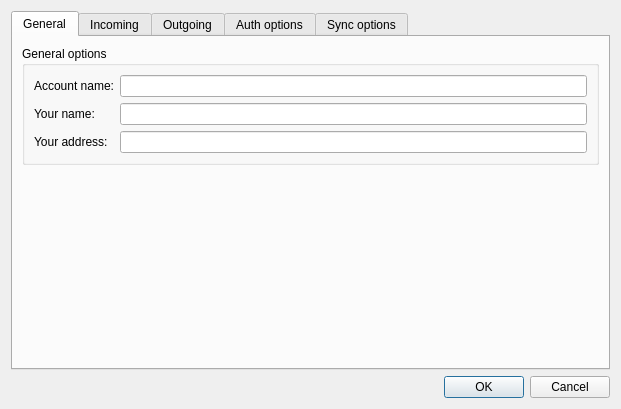
<?xml version="1.0" encoding="UTF-8"?>
<ui version="4.0">
 <class>AccountConfigDialog</class>
 <widget class="QDialog" name="AccountConfigDialog">
  <property name="geometry">
   <rect>
    <x>0</x>
    <y>0</y>
    <width>621</width>
    <height>355</height>
   </rect>
  </property>
  <property name="windowTitle">
   <string>Account configuration</string>
  </property>
  <layout class="QVBoxLayout" name="verticalLayout_4">
   <item>
    <widget class="QTabWidget" name="tabWidget">
     <property name="currentIndex">
      <number>0</number>
     </property>
     <widget class="QWidget" name="tab">
      <attribute name="title">
       <string>General</string>
      </attribute>
      <layout class="QVBoxLayout" name="verticalLayout_2">
       <item>
        <widget class="QGroupBox" name="groupBox">
         <property name="title">
          <string>General options</string>
         </property>
         <layout class="QFormLayout" name="formLayout">
          <property name="fieldGrowthPolicy">
           <enum>QFormLayout::ExpandingFieldsGrow</enum>
          </property>
          <item row="0" column="0">
           <widget class="QLabel" name="label">
            <property name="text">
             <string>Account name:</string>
            </property>
           </widget>
          </item>
          <item row="0" column="1">
           <widget class="QLineEdit" name="AccName_"/>
          </item>
          <item row="1" column="0">
           <widget class="QLabel" name="label_10">
            <property name="text">
             <string>Your name:</string>
            </property>
           </widget>
          </item>
          <item row="1" column="1">
           <widget class="QLineEdit" name="UserName_"/>
          </item>
          <item row="2" column="0">
           <widget class="QLabel" name="label_11">
            <property name="text">
             <string>Your address:</string>
            </property>
           </widget>
          </item>
          <item row="2" column="1">
           <widget class="QLineEdit" name="UserEmail_"/>
          </item>
         </layout>
        </widget>
       </item>
       <item>
        <spacer name="verticalSpacer_2">
         <property name="orientation">
          <enum>Qt::Vertical</enum>
         </property>
         <property name="sizeHint" stdset="0">
          <size>
           <width>20</width>
           <height>40</height>
          </size>
         </property>
        </spacer>
       </item>
      </layout>
     </widget>
     <widget class="QWidget" name="tab_4">
      <attribute name="title">
       <string>Incoming</string>
      </attribute>
      <layout class="QVBoxLayout" name="verticalLayout">
       <item>
        <widget class="QGroupBox" name="groupBox_4">
         <property name="title">
          <string>Incoming options</string>
         </property>
         <layout class="QFormLayout" name="formLayout_5">
          <property name="fieldGrowthPolicy">
           <enum>QFormLayout::ExpandingFieldsGrow</enum>
          </property>
          <item row="0" column="0">
           <widget class="QLabel" name="label_2">
            <property name="text">
             <string>Login:</string>
            </property>
           </widget>
          </item>
          <item row="0" column="1">
           <widget class="QLineEdit" name="InLogin_"/>
          </item>
         </layout>
        </widget>
       </item>
       <item>
        <widget class="QGroupBox" name="groupBox_3">
         <property name="title">
          <string>Connection</string>
         </property>
         <layout class="QVBoxLayout" name="verticalLayout_7">
          <item>
           <layout class="QFormLayout" name="formLayout_2">
            <item row="0" column="0">
             <widget class="QLabel" name="label_3">
              <property name="text">
               <string>Host:</string>
              </property>
             </widget>
            </item>
            <item row="0" column="1">
             <widget class="QLineEdit" name="InHost_"/>
            </item>
            <item row="1" column="0">
             <widget class="QLabel" name="label_4">
              <property name="text">
               <string>Port:</string>
              </property>
             </widget>
            </item>
            <item row="1" column="1">
             <widget class="QSpinBox" name="InPort_">
              <property name="minimum">
               <number>1</number>
              </property>
              <property name="maximum">
               <number>65535</number>
              </property>
              <property name="value">
               <number>998</number>
              </property>
             </widget>
            </item>
            <item row="2" column="0">
             <widget class="QLabel" name="label_13">
              <property name="text">
               <string>Security:</string>
              </property>
             </widget>
            </item>
            <item row="2" column="1">
             <layout class="QHBoxLayout" name="horizontalLayout_2">
              <item>
               <widget class="QComboBox" name="InSecurityType_">
                <item>
                 <property name="text">
                  <string>TLS/STARTTLS</string>
                 </property>
                </item>
                <item>
                 <property name="text">
                  <string>SSL</string>
                 </property>
                </item>
               </widget>
              </item>
              <item>
               <widget class="QCheckBox" name="InSecurityRequired_">
                <property name="text">
                 <string>Required</string>
                </property>
               </widget>
              </item>
             </layout>
            </item>
           </layout>
          </item>
          <item>
           <widget class="QCheckBox" name="UseSASL_">
            <property name="text">
             <string>Use SASL</string>
            </property>
           </widget>
          </item>
          <item>
           <widget class="QCheckBox" name="SASLRequired_">
            <property name="text">
             <string>SASL required</string>
            </property>
           </widget>
          </item>
         </layout>
        </widget>
       </item>
       <item>
        <widget class="QGroupBox" name="groupBox_5">
         <property name="title">
          <string>Connection options</string>
         </property>
         <layout class="QFormLayout" name="formLayout_7">
          <item row="0" column="0">
           <widget class="QLabel" name="label_5">
            <property name="text">
             <string>Keep-alive interval:</string>
            </property>
           </widget>
          </item>
          <item row="0" column="1">
           <widget class="QSpinBox" name="KeepAliveInterval_">
            <property name="suffix">
             <string> s</string>
            </property>
            <property name="minimum">
             <number>10</number>
            </property>
            <property name="maximum">
             <number>300</number>
            </property>
            <property name="value">
             <number>60</number>
            </property>
           </widget>
          </item>
         </layout>
        </widget>
       </item>
       <item>
        <spacer name="verticalSpacer_4">
         <property name="orientation">
          <enum>Qt::Vertical</enum>
         </property>
         <property name="sizeHint" stdset="0">
          <size>
           <width>20</width>
           <height>40</height>
          </size>
         </property>
        </spacer>
       </item>
      </layout>
     </widget>
     <widget class="QWidget" name="tab_2">
      <attribute name="title">
       <string>Outgoing</string>
      </attribute>
      <layout class="QVBoxLayout" name="verticalLayout_5">
       <item>
        <widget class="QGroupBox" name="groupBox_2">
         <property name="title">
          <string>Outgoing options</string>
         </property>
         <layout class="QFormLayout" name="formLayout_3">
          <item row="0" column="0">
           <widget class="QLabel" name="label_6">
            <property name="text">
             <string>Type:</string>
            </property>
           </widget>
          </item>
          <item row="0" column="1">
           <widget class="QComboBox" name="OutType_">
            <item>
             <property name="text">
              <string>SMTP</string>
             </property>
            </item>
            <item>
             <property name="text">
              <string>Sendmail</string>
             </property>
            </item>
           </widget>
          </item>
          <item row="1" column="0">
           <widget class="QLabel" name="label_7">
            <property name="text">
             <string>Address:</string>
            </property>
           </widget>
          </item>
          <item row="1" column="1">
           <widget class="QLineEdit" name="OutAddress_"/>
          </item>
          <item row="2" column="0">
           <widget class="QLabel" name="label_8">
            <property name="text">
             <string>Port:</string>
            </property>
           </widget>
          </item>
          <item row="2" column="1">
           <widget class="QSpinBox" name="OutPort_">
            <property name="minimum">
             <number>1</number>
            </property>
            <property name="maximum">
             <number>65536</number>
            </property>
            <property name="value">
             <number>465</number>
            </property>
           </widget>
          </item>
          <item row="3" column="0">
           <widget class="QLabel" name="label_15">
            <property name="text">
             <string>Security:</string>
            </property>
           </widget>
          </item>
          <item row="3" column="1">
           <layout class="QHBoxLayout" name="horizontalLayout_3">
            <item>
             <widget class="QComboBox" name="OutSecurityType_">
              <item>
               <property name="text">
                <string>TLS/STARTTLS</string>
               </property>
              </item>
              <item>
               <property name="text">
                <string>SSL</string>
               </property>
              </item>
             </widget>
            </item>
            <item>
             <widget class="QCheckBox" name="OutSecurityRequired_">
              <property name="text">
               <string>Required</string>
              </property>
             </widget>
            </item>
           </layout>
          </item>
         </layout>
        </widget>
       </item>
       <item>
        <widget class="QGroupBox" name="CustomOut_">
         <property name="title">
          <string>Custom authentication</string>
         </property>
         <property name="checkable">
          <bool>true</bool>
         </property>
         <property name="checked">
          <bool>false</bool>
         </property>
         <layout class="QFormLayout" name="formLayout_4">
          <item row="0" column="0">
           <widget class="QLabel" name="label_9">
            <property name="text">
             <string>Login:</string>
            </property>
           </widget>
          </item>
          <item row="0" column="1">
           <widget class="QLineEdit" name="OutLogin_"/>
          </item>
         </layout>
        </widget>
       </item>
       <item>
        <spacer name="verticalSpacer">
         <property name="orientation">
          <enum>Qt::Vertical</enum>
         </property>
         <property name="sizeHint" stdset="0">
          <size>
           <width>20</width>
           <height>40</height>
          </size>
         </property>
        </spacer>
       </item>
      </layout>
     </widget>
     <widget class="QWidget" name="tab_3">
      <attribute name="title">
       <string>Auth options</string>
      </attribute>
      <layout class="QVBoxLayout" name="verticalLayout_3">
       <item>
        <widget class="QCheckBox" name="SMTPAuthRequired_">
         <property name="text">
          <string>SMTP needs authentication</string>
         </property>
        </widget>
       </item>
       <item>
        <spacer name="verticalSpacer_3">
         <property name="orientation">
          <enum>Qt::Vertical</enum>
         </property>
         <property name="sizeHint" stdset="0">
          <size>
           <width>20</width>
           <height>40</height>
          </size>
         </property>
        </spacer>
       </item>
      </layout>
     </widget>
     <widget class="QWidget" name="tab_5">
      <attribute name="title">
       <string>Sync options</string>
      </attribute>
      <layout class="QVBoxLayout" name="verticalLayout_6">
       <item>
        <layout class="QFormLayout" name="formLayout_6">
         <item row="0" column="0">
          <widget class="QLabel" name="label_12">
           <property name="text">
            <string>Folders to sync:</string>
           </property>
          </widget>
         </item>
         <item row="0" column="1">
          <layout class="QHBoxLayout" name="horizontalLayout">
           <item>
            <widget class="QLineEdit" name="FoldersToSync_">
             <property name="readOnly">
              <bool>true</bool>
             </property>
            </widget>
           </item>
           <item>
            <widget class="QPushButton" name="BrowseToSync_">
             <property name="text">
              <string>Select...</string>
             </property>
            </widget>
           </item>
          </layout>
         </item>
         <item row="1" column="0">
          <widget class="QLabel" name="label_14">
           <property name="text">
            <string>Outgoing messages folder:</string>
           </property>
          </widget>
         </item>
         <item row="1" column="1">
          <widget class="QComboBox" name="OutgoingFolder_"/>
         </item>
        </layout>
       </item>
       <item>
        <spacer name="verticalSpacer_5">
         <property name="orientation">
          <enum>Qt::Vertical</enum>
         </property>
         <property name="sizeHint" stdset="0">
          <size>
           <width>20</width>
           <height>196</height>
          </size>
         </property>
        </spacer>
       </item>
      </layout>
     </widget>
    </widget>
   </item>
   <item>
    <widget class="QDialogButtonBox" name="buttonBox">
     <property name="orientation">
      <enum>Qt::Horizontal</enum>
     </property>
     <property name="standardButtons">
      <set>QDialogButtonBox::Cancel|QDialogButtonBox::Ok</set>
     </property>
    </widget>
   </item>
  </layout>
 </widget>
 <resources/>
 <connections>
  <connection>
   <sender>buttonBox</sender>
   <signal>accepted()</signal>
   <receiver>AccountConfigDialog</receiver>
   <slot>accept()</slot>
   <hints>
    <hint type="sourcelabel">
     <x>224</x>
     <y>294</y>
    </hint>
    <hint type="destinationlabel">
     <x>157</x>
     <y>274</y>
    </hint>
   </hints>
  </connection>
  <connection>
   <sender>buttonBox</sender>
   <signal>rejected()</signal>
   <receiver>AccountConfigDialog</receiver>
   <slot>reject()</slot>
   <hints>
    <hint type="sourcelabel">
     <x>292</x>
     <y>300</y>
    </hint>
    <hint type="destinationlabel">
     <x>286</x>
     <y>274</y>
    </hint>
   </hints>
  </connection>
 </connections>
</ui>
